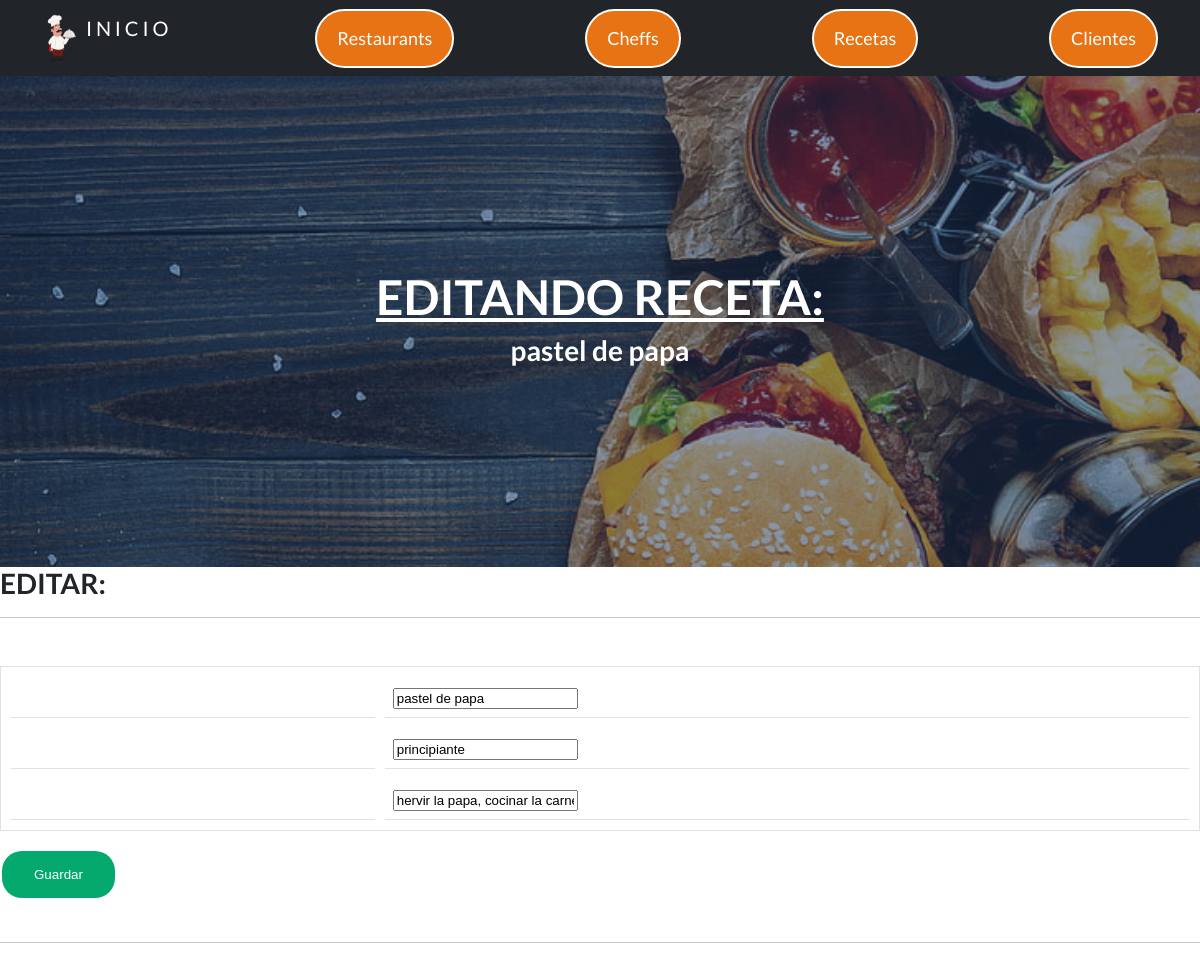
Page /Capuchino/editarReceta/1 (upper part) on the earlier database version.
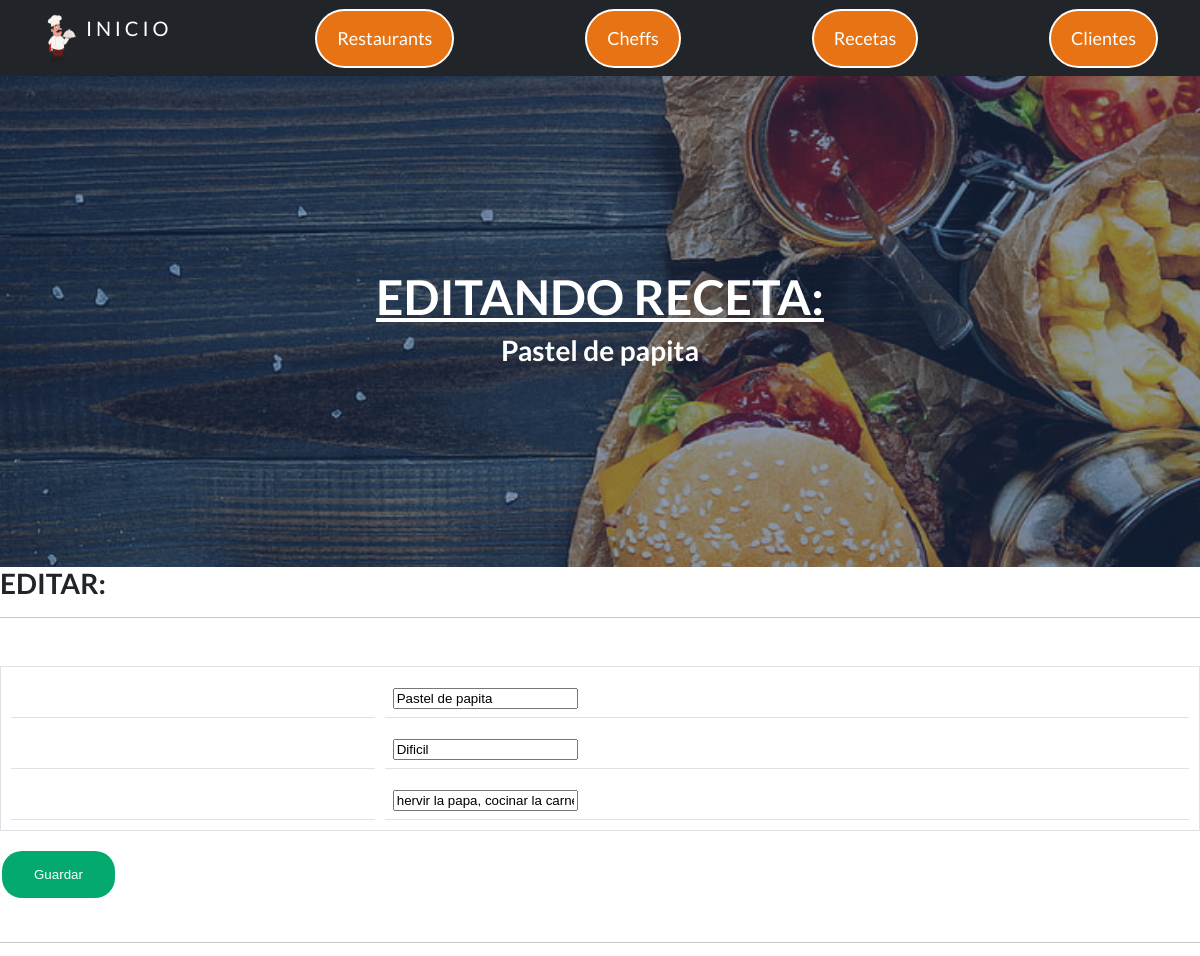
Same page on the later database version.
### Capuchino/models.py (models this page shows, shortened)
class Receta(models.Model):
    nombre= models.CharField(max_length=40)
    dificultad= models.CharField(max_length=50)
    pasos= models.CharField(max_length=2500)

### Capuchino/views.py (the view)
# urls.py: path('editarReceta/<id>', editarReceta, name='editarReceta'),
def editarReceta(request, id):
    receta= Receta.objects.get(id=id)
    if request.method=='POST':
        form= RecetaForm(request.POST)
        if form.is_valid():
            informacion= form.cleaned_data
            receta.nombre= informacion['nombre']
            receta.dificultad= informacion['dificultad']
            receta.pasos= informacion['pasos']
            receta.save()
            receta= Receta.objects.all()
            return render(request, 'Capuchino/leerReceta.html', {'mensaje':'Receta editada correctamente', 'recetas':receta})
    else:
        formulario= RecetaForm(initial={'nombre':receta.nombre , 'dificultad':receta.dificultad, 'pasos':receta.pasos})
    return render(request, 'Capuchino/editarReceta.html', {'form':formulario, 'recetas':receta})

### Capuchino/forms.py
class RecetaForm(forms.Form):
    nombre= forms.CharField(max_length=40)
    dificultad= forms.CharField(max_length=50)
    pasos= forms.CharField(max_length=2500)

### Capuchino/templates/Capuchino/editarReceta.html (shortened to what this page needs)
{% extends 'Capuchino/padre.html' %}
{% load static %}
{% block edit %}
{% static 'Capuchino/css/styles_recetas.css' %}
{% endblock%}
{% block titulo %}
<h1><u>EDITANDO RECETA:</u></h1>
<h3>{{ recetas.nombre }}</h3>
{% endblock %}
{% block contenido_2 %}
<h3>EDITAR:</h3>
<hr>
<br>
<form action="{% url 'editarReceta' recetas.id  %}" method="POST"> {% csrf_token %}
    <table class="table borderless" style="color:white">
        <h2 style="color:white">{{ form.as_table }}</h2>
    </table>
    <input type="submit" value="Guardar">
</form>
<br>
<hr>
{% endblock %}

Differences in the rows shown:
changed Receta "hervir la papa, cocinar la carne y pum. pastelazo": nombre "pastel de papa" → "Pastel de papita"; dificultad "principiante" → "Dificil"
